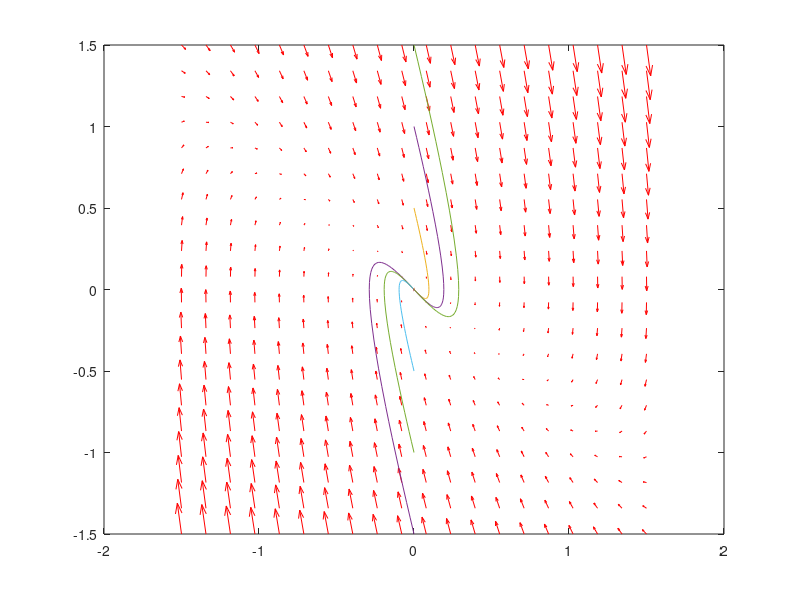

Source code (MATLAB):
clear all; close all;

f = @(t,X)[X(2); -3*X(1)-4*X(2)];

x1 = linspace(-1.5,1.5,20);
x2 = linspace(-1.5,1.5,20);



[x,y] = meshgrid(x1,x2);
u = zeros(size(x));
v = zeros(size(x));
t = 0;
for i = 1:numel(x)
    Xdot = f(t,[x(i);y(i)]);
    u(i) = Xdot(1);
    v(i) = Xdot(2);
end

quiver(x,y,u,v,'r');figure(gcf)

hold on

for x20 = [-1.5 -1.0 -0.5 -0.01 0 0.01 0.5 1.0 1.5]
	[ts,ys] = ode45(f,[0,50],[0;x20]);
	plot(ys(:,1),ys(:,2))
end
hold off
